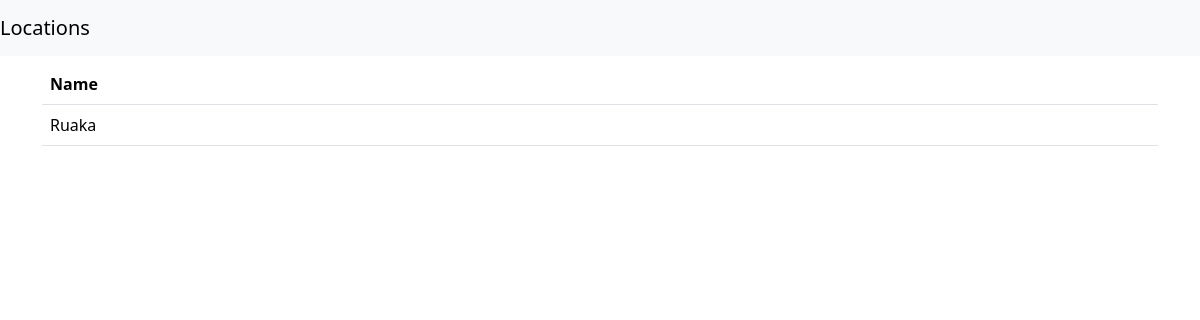
The page /locations/ on the database as committed earlier.
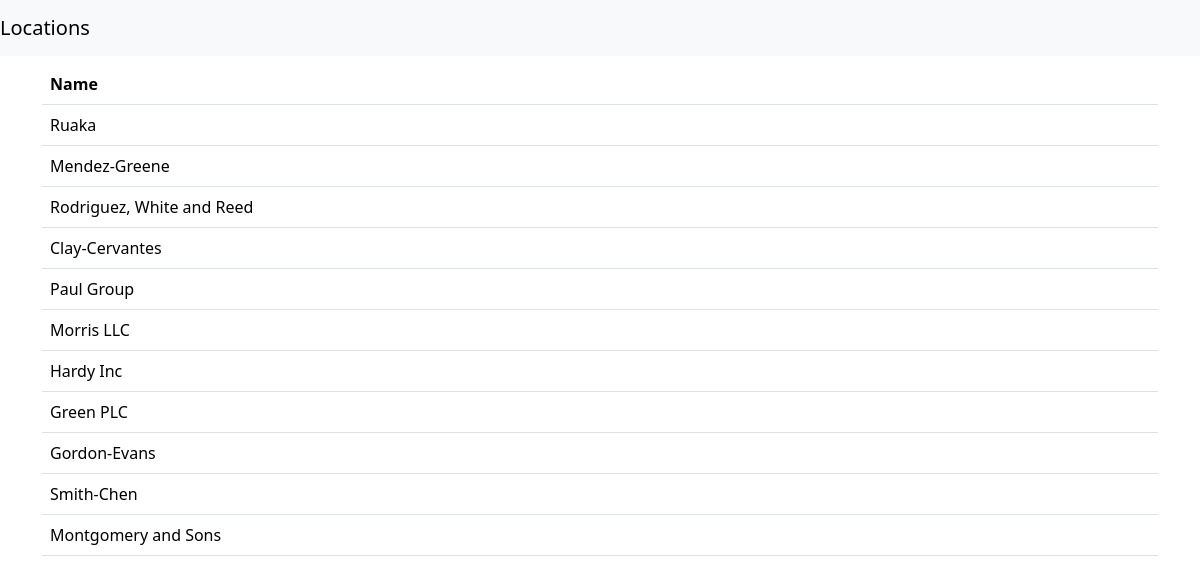
The same page on the database as committed later.
### household/models.py (models this page shows, shortened)
class Location(models.Model):
    name = models.CharField(max_length=200, help_text="Name")
    uuid = models.UUIDField(default=uuid.uuid4, editable=False)
    creation_date = models.DateTimeField(null=False, blank=False, default=timezone.now)
    created_by = models.ForeignKey(User, on_delete=models.CASCADE, related_name='location_created_by')
    last_modified_date = models.DateTimeField(null=False, blank=False, default=timezone.now)
    last_modified_by = models.ForeignKey(User, on_delete=models.CASCADE, related_name='location_last_modified_by')
    class Meta:
        verbose_name = "Location"
        verbose_name_plural = "Locations"

### household/views.py (the view)
# urls.py: path('locations/', LocationListView.as_view(), name='locations_list'),
class LocationListView(ListView):
    model = Location
    template_name = 'locations/index.html'
    context_object_name = 'locations'
    paginate_by = 20

### household/templates/locations/index.html (shortened to what this page needs)
{% extends "base.html" %}
{% block page_heading %}
    Locations
{% endblock page_heading %}
{% block content %}
<div>
    <table class="table">
        <thead class="thead-dark">
        <tr>
            <th scope="col">Name</th>
        </tr>
        </thead>
        {% for location in locations %}
        <tbody>
        <tr>
            <td>{{ location.name }}</td>
        </tr>
        </tbody>
        {% endfor %}
    </table>
</div>
{% endblock content %}

Rows that differ between the two databases and show on the page:
added Location: name "Mendez-Greene"
added Location: name "Rodriguez, White and Reed"
added Location: name "Clay-Cervantes"
added Location: name "Paul Group"
added Location: name "Morris LLC"
added Location: name "Hardy Inc"
added Location: name "Green PLC"
added Location: name "Gordon-Evans"
added Location: name "Smith-Chen"
added Location: name "Montgomery and Sons"
